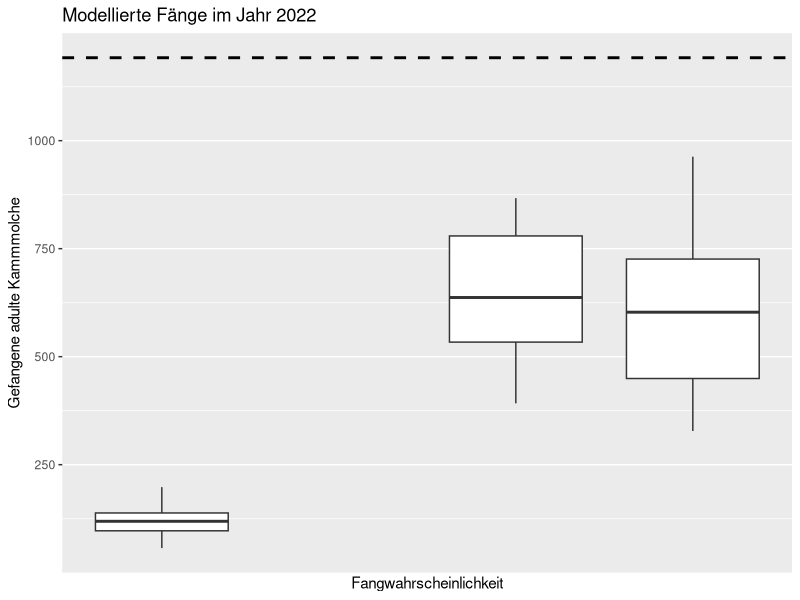
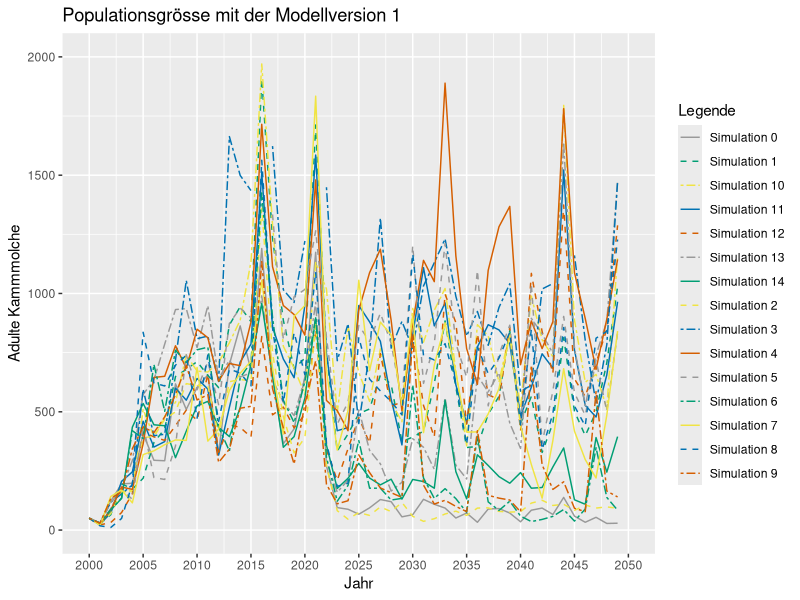
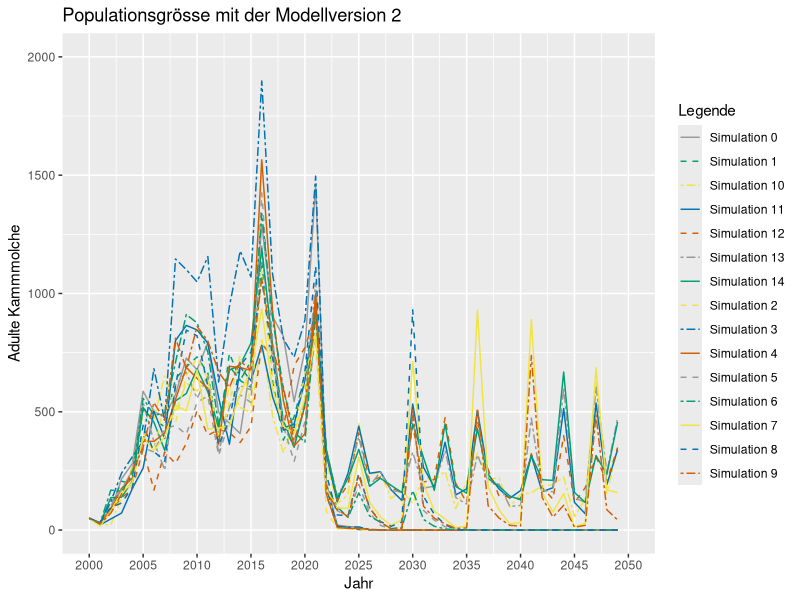
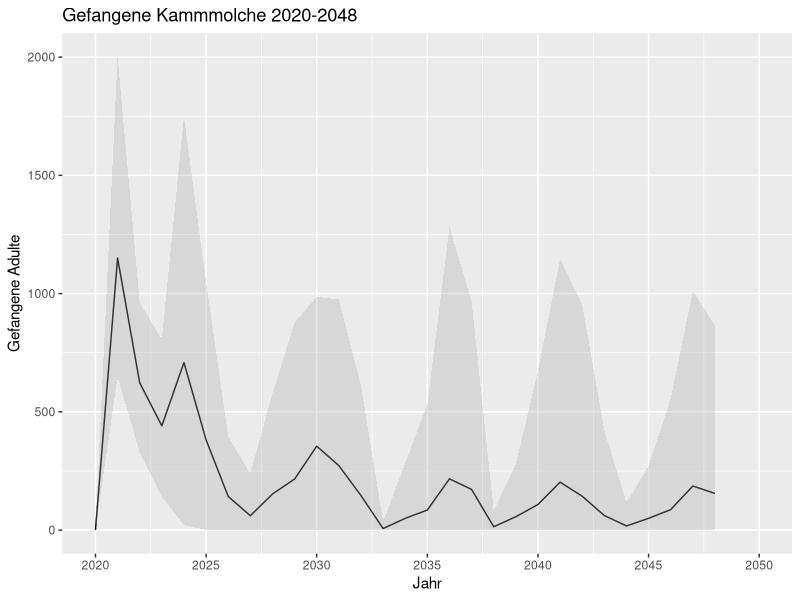
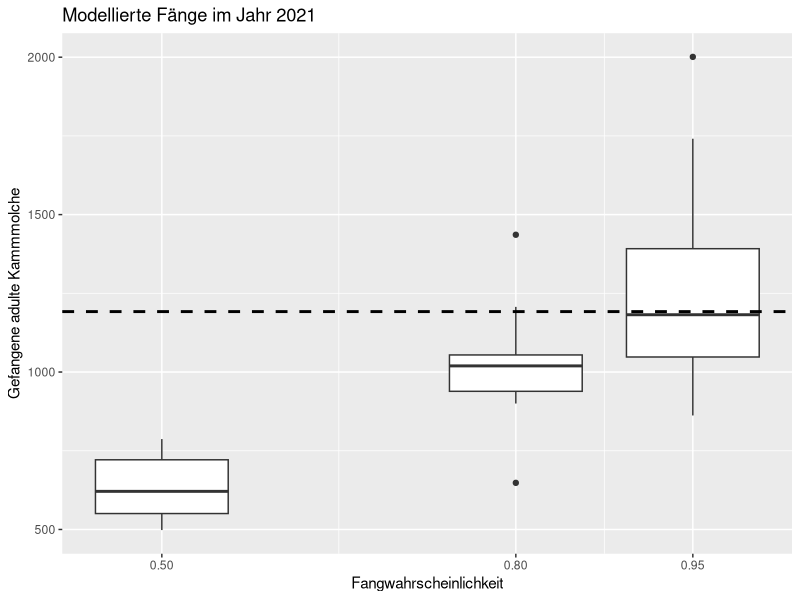

Here is the R script that generated these plots, in order:
library(tidyverse)

data_11_11 <- read.table("excel/resultate_11.11.csv",sep=',', fill=TRUE, header=TRUE, quote="\"")
data_13_11 <- read.table("excel/resultate_13.11.csv",sep=',', fill=TRUE, header=TRUE, quote="\"")

# str(data_13_11)

for (datum in 1:2){
  
  if (datum == 1) {
    data<-data_11_11
  } else {
    data <- data_13_11
  }
  
  pondList <- c()
  pondCount <- c()
  for ( pond in 1:nrow(data)){
    text <- data[pond,ncol(data)]
    if (nchar(text) <= 4) {pondList[pond] <- NA}
    else {pondList[pond] <- strsplit(substring(text,3,nchar(text)-2),",")}
    pondCount[pond] <- length(unlist(pondList[pond]))
  }
  
  pondList_summary <- levels(as.factor(unlist(pondList)))
  pondList_count <- c()
  for (pond in 1:length(pondList_summary)){
    pondList_count[pond] <- 0
    for (list in 1:length(pondList)) {
      if (pondList_summary[pond] %in% pondList[list][[1]]) {pondList_count[pond] <- pondList_count[pond]+1}
    }
  }
  pondList_Count <- round(pondList_count / 750,2)
  pondBesiedelt <- cbind(pondList_summary, pondList_Count)
  
  stand <- rep(datum,nrow(data))
  
  colnames(data) <- c("simulation", "currentDate","probCatch","egg", "larva", "juvenil", "adult", "adultSlipped", "adultNotSlipped",
                      "totCatched_adult", "totCatched_juv", "eggs_tot","larva_tot","juv_tot", "adult_tot", "migrantJuv_tot", "migrantAdult_tot","list")
  
  year <- as.integer(substring(data$currentDate,8,11))
  data$year <- year
  
  sim_levels <- levels(as.factor(data$simulation))
  
  data_catch_2021 <- c()
  data_catch_diff <- c()
  data_catch_prob <- c()
  data2021 <- data[data$currentDate=="date ('2022-01-01 00:00:00')",]
  data2022 <- data[data$currentDate=="date ('2023-01-01 00:00:00')",]
  temp_year <- c()
  temp_data <- c()
  temp_sim <- c()
  
  for (sl in 1:length(sim_levels)) {
    catch2021 <- data2021$totCatched_adult[data2021$simulation==sim_levels[sl]]
    catch2022 <- data2022$totCatched_adult[data2022$simulation==sim_levels[sl]]
    data_catch_2021[sl] <- catch2021;
    data_catch_diff[sl] <- catch2022 - catch2021
    data_catch_prob[sl] <- data2021$probCatch[data2021$simulation==sim_levels[sl]]
    temp_year <- append(temp_year,data$year[data$simulation==sim_levels[sl]])
    temp_data <- append(temp_data, data$adult[data$simulation==sim_levels[sl]])
    temp_sim <- append(temp_sim,rep(sim_levels[sl],length(data$year[data$simulation==sim_levels[sl]])))
  }
  
  df <- as.data.frame(cbind(data_catch_2021,data_catch_diff,data_catch_prob))
  assign(paste("data_catch",datum,sep="_") , df)
  df2 <- as.data.frame(cbind(data$year,data$probCatch,data$totCatched_adult))
  assign(paste("data_catch_year",datum,sep="_") , df2)
  sortierung <- (as.integer(substring(temp_sim,12))+1) * temp_year
  df3 <- as.data.frame(cbind(temp_year,temp_sim,temp_data,sortierung))[order(sortierung),]
  assign(paste("data_sim",datum,sep="_"),df3)
}

data_tot <- rbind(data_catch_1,data_catch_2)
data_tot <- data_tot[order(data_tot$data_catch_prob),]

data_tot_year <- rbind(data_catch_year_1,data_catch_year_2)
year_levels <- as.integer(levels(as.factor(data_tot_year[,1])))
catch_year_min <- c()
catch_year_max <- c()
catch_year_mean <- c()
for (i in 2:(length(year_levels))) {
  catched <- data_tot_year[data_tot_year[,1]==year_levels[i] & data_tot_year[,2]>0.7 , 3] - 
              data_tot_year[data_tot_year[,1]==year_levels[i-1] & data_tot_year[,2]>0.7 , 3]
  catch_year_min[i-1] <- min(catched)
  catch_year_max[i-1] <- max(catched)
  catch_year_mean[i-1] <- mean(catched)
}

year_levels <- year_levels[1:(length(year_levels)-1)]

data_tot_year_graph <- as.data.frame(cbind(year_levels,catch_year_min, catch_year_mean,catch_year_max))
levels_pc <- as.numeric(levels(as.factor(data_tot$data_catch_prob)))

graph_val <- ggplot(data_tot, aes(data_catch_prob,data_catch_diff,group=data_catch_prob)) + 
  geom_boxplot() + 
  geom_hline(yintercept=1192, linewidth=1, linetype=2) +
  scale_x_continuous(breaks=levels, name="Fangwahrscheinlichkeit") +
  scale_y_continuous(name="Gefangene adulte Kammmolche") +
  ggtitle("Modellierte Fänge im Jahr 2022")

graph_val2 <- ggplot(data_tot, aes(data_catch_prob,data_catch_2021,group=data_catch_prob)) + 
  geom_boxplot() + 
  geom_hline(yintercept=1192, linewidth=1, linetype=2) +
  scale_x_continuous(breaks=levels_pc, name="Fangwahrscheinlichkeit") +
  scale_y_continuous(name="Gefangene adulte Kammmolche") +
  ggtitle("Modellierte Fänge im Jahr 2021")

graph_val_year <- ggplot(data_tot_year_graph[data_tot_year_graph$year>=2020,], aes(year_levels,catch_year_mean)) + 
  geom_line() + 
  geom_ribbon(aes(ymin=catch_year_min,ymax=catch_year_max), fill='darkgrey', alpha=0.3) +
  scale_x_continuous(name="Jahr", limits=c(2020,2050), breaks=seq(2020,2050,5)) +
  scale_y_continuous(name="Gefangene Adulte") +
  ggtitle("Gefangene Kammmolche 2020-2048")


data_sim_1[,1] <- as.integer(data_sim_1[,1])
data_sim_1[,3] <- as.integer(data_sim_1[,3])
data_sim_2[,1] <- as.integer(data_sim_2[,1])
data_sim_2[,3] <- as.integer(data_sim_2[,3])

graph_val_sim_1 <-  ggplot(data_sim_1,aes(temp_year,temp_data,group=temp_sim)) +
  geom_line(aes(linetype=temp_sim,color=temp_sim)) +
  scale_x_continuous(name="Jahr", limits=c(2000,2050), breaks=seq(2000,2050,5)) +
  scale_y_continuous(name="Adulte Kammmolche", limits=c(0,2000)) +
  scale_linetype_manual("Legende", values=rep(c("solid","dashed","twodash"),5)) +
  scale_color_manual("Legende", values=rep(c("#999999", "#009E73", "#F0E442", "#0072B2", "#D55E00"),3)) +
  theme(legend.position="right") + 
  ggtitle("Populationsgrösse mit der Modellversion 1")
graph_val_sim_2 <-  ggplot(data_sim_2,aes(temp_year,temp_data,group=temp_sim)) +
  geom_line(aes(linetype=temp_sim,color=temp_sim)) +
  scale_x_continuous(name="Jahr", limits=c(2000,2050), breaks=seq(2000,2050,5)) +
  scale_y_continuous(name="Adulte Kammmolche", limits=c(0,2000)) +
  scale_linetype_manual("Legende",values=rep(c("solid","dashed","twodash"),5)) +
  scale_color_manual("Legende", values=rep(c("#999999", "#009E73", "#F0E442", "#0072B2", "#D55E00"),3)) +
  theme(legend.position="right") +
  ggtitle("Populationsgrösse mit der Modellversion 2")
